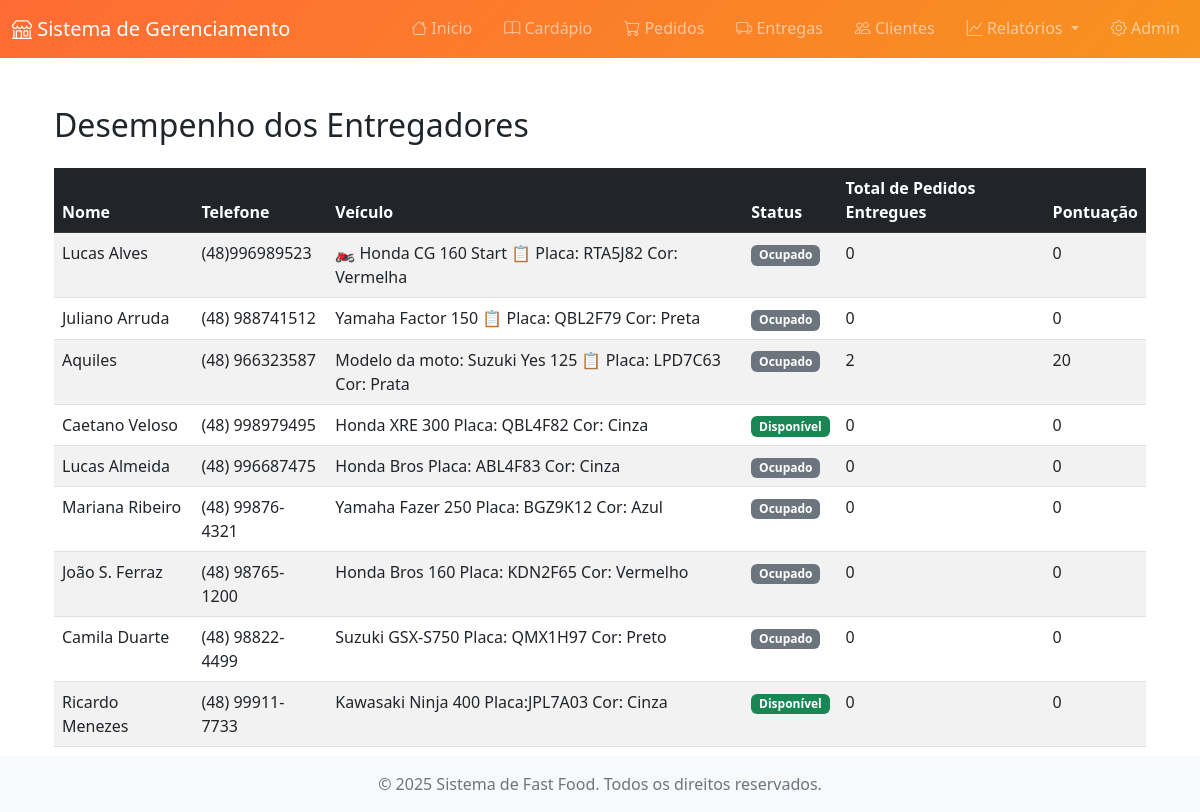
The app's page /relatorios/entregadores/ with its own data.
### delivery/models.py (models this page shows, shortened)
class DeliveryPerson(models.Model):
    STATUS_CHOICES = [
        ('AVAILABLE', 'Disponível'),
        ('BUSY', 'Ocupado'),
        ('OFFLINE', 'Offline'),
    ]
    name = models.CharField('Nome', max_length=200)
    phone = models.CharField('Telefone', max_length=20)
    vehicle = models.CharField('Veículo', max_length=100)
    status = models.CharField('Status', max_length=20, choices=STATUS_CHOICES, default='AVAILABLE')
    created_at = models.DateTimeField('Criado em', auto_now_add=True)
    class Meta:
        verbose_name = 'Entregador'
        verbose_name_plural = 'Entregadores'
        ordering = ['name']

### reports/views.py (the view)
# urls.py: path('entregadores/', views.delivery_performance, name='delivery_performance'),
def delivery_performance(request):
    delivery_persons = DeliveryPerson.objects.annotate(
        total_deliveries=Count('delivery', filter=Q(delivery__status='DELIVERED'))
    )
    for person in delivery_persons:
        person.score = person.total_deliveries * 10  # ajuste conforme sua regra
    context = {
        'delivery_persons': delivery_persons
    }
    return render(request, 'reports/delivery_performance.html', context)

### templates/reports/delivery_performance.html (shortened to what this page needs)
{% extends 'base.html' %}
{% block content %}
<div class="container mt-5">
    <h2 class="mb-4">Desempenho dos Entregadores</h2>
    {% if delivery_persons %}
        <table class="table table-striped table-hover">
            <thead class="table-dark">
                <tr>
                    <th>Nome</th>
                    <th>Telefone</th>
                    <th>Veículo</th>
                    <th>Status</th>
                    <th>Total de Pedidos Entregues</th>
                    <th>Pontuação</th>
                </tr>
            </thead>
            <tbody>
                {% for person in delivery_persons %}
                    <tr>
                        <td>{{ person.name }}</td>
                        <td>{{ person.phone }}</td>
                        <td>{{ person.vehicle }}</td>
                        <td>
                            {% if person.status == 'AVAILABLE' %}
                                <span class="badge bg-success">{{ person.get_status_display }}</span>
                            {% elif person.status == 'UNAVAILABLE' %}
                                <span class="badge bg-danger">{{ person.get_status_display }}</span>
                            {% else %}
                                <span class="badge bg-secondary">{{ person.get_status_display }}</span>
                            {% endif %}
                        </td>
                        <td>{{ person.total_deliveries }}</td>
                        <td>{{ person.score }}</td>
                    </tr>
                {% endfor %}
            </tbody>
        </table>
    {% else %}
        <p class="text-center">Nenhum entregador encontrado.</p>
    {% endif %}
</div>
{% endblock %}

### templates/base.html (style rules this page uses)
:root { --primary-color: #ff6b35; --secondary-color: #f7931e; --dark-color: #2c3e50; }

### records on screen
DeliveryPerson: name "Lucas Alves", phone "(48)996989523", vehicle "🏍️ Honda CG 160 Start 📋 Placa: RTA5J82 Cor: Vermelha", status "Ocupado", total_deliveries "0", score "0"
DeliveryPerson: name "Juliano Arruda", phone "(48) 988741512", vehicle "Yamaha Factor 150 📋 Placa: QBL2F79 Cor: Preta", status "Ocupado", total_deliveries "0", score "0"
DeliveryPerson: name "Aquiles", phone "(48) 966323587", vehicle "Modelo da moto: Suzuki Yes 125 📋 Placa: LPD7C63 Cor: Prata", status "Ocupado", total_deliveries "2", score "20"
DeliveryPerson: name "Caetano Veloso", phone "(48) 998979495", vehicle "Honda XRE 300 Placa: QBL4F82 Cor: Cinza", status "Disponível", total_deliveries "0", score "0"
DeliveryPerson: name "Lucas Almeida", phone "(48) 996687475", vehicle "Honda Bros Placa: ABL4F83 Cor: Cinza", status "Ocupado", total_deliveries "0", score "0"
DeliveryPerson: name "Mariana Ribeiro", phone "(48) 99876-4321", vehicle "Yamaha Fazer 250 Placa: BGZ9K12 Cor: Azul", status "Ocupado", total_deliveries "0", score "0"
DeliveryPerson: name "João S. Ferraz", phone "(48) 98765-1200", vehicle "Honda Bros 160 Placa: KDN2F65 Cor: Vermelho", status "Ocupado", total_deliveries "0", score "0"
DeliveryPerson: name "Camila Duarte", phone "(48) 98822-4499", vehicle "Suzuki GSX-S750 Placa: QMX1H97 Cor: Preto", status "Ocupado", total_deliveries "0", score "0"
DeliveryPerson: name "Ricardo Menezes", phone "(48) 99911-7733", vehicle "Kawasaki Ninja 400 Placa:JPL7A03 Cor: Cinza", status "Disponível", total_deliveries "0", score "0"
